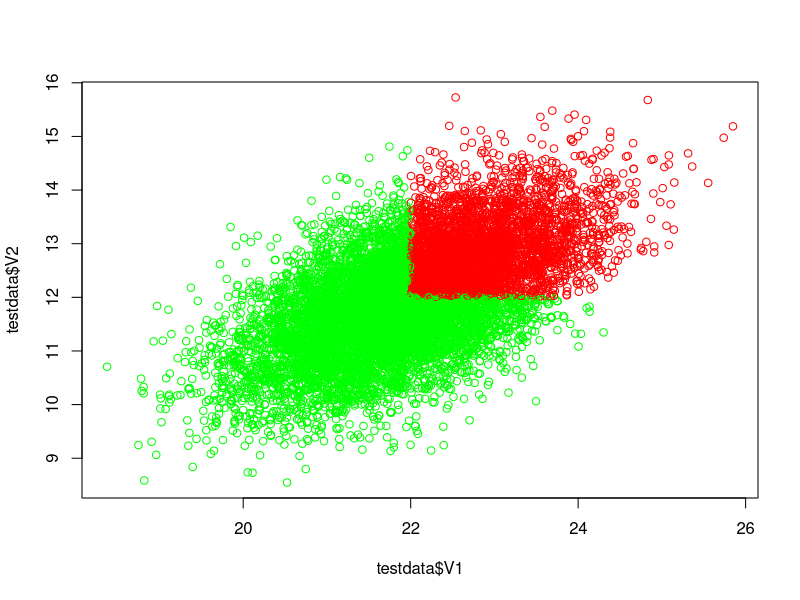
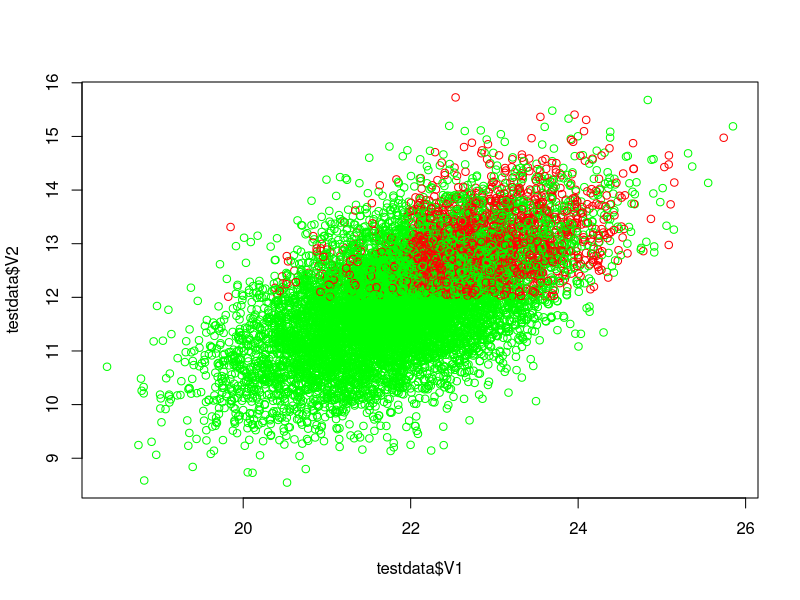
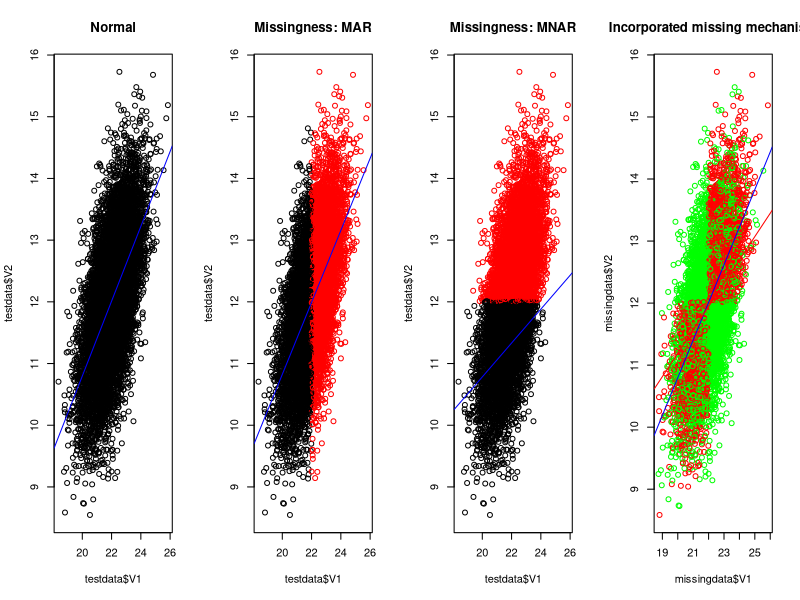
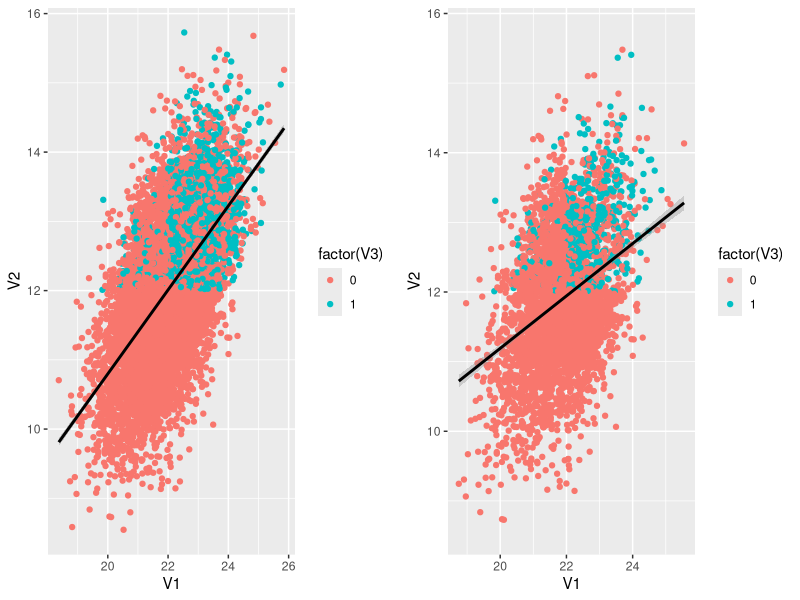

The R script that drew these images, in order: (Note: this script raises an error after producing the figures.)
# Setting working directory and loading libraries----
setwd("~/Applied Data Science/Thesis")

# import packages
library(lattice)
library(mice)
library(tidyverse)

## simulate dataset----

set.seed(2022)
#options(scipen=999)

# randomly generate a dataset to be our complete dataset


testdata <- as.data.frame(MASS::mvrnorm(n = 10000, 
                                        mu = c(22, 12, 0),      # V1   V2   V3
                                        Sigma = matrix(data = c(1.0, 0.6, 0.4, 
                                                                0.6, 1.0, 0.5, 
                                                                0.4, 0.5, 1.0), 
                                                       nrow = 3, 
                                                       byrow = T)))
summary(testdata)

# People falling in a certain region have a a higher probabilityof Y = 1
condition = testdata$V1>median(testdata$V1) & testdata$V2>median(testdata$V2)
condition2 = testdata$V1<median(testdata$V1) & testdata$V2>median(testdata$V2)
# plot
plot(testdata$V1, testdata$V2, col = ifelse(condition, 'red', 'green'))

# generate binomial variable for V3
testdata$V3 = ifelse(condition,rbinom(nrow(testdata[condition,]), size = 1, prob = 0.5),
                     ifelse(condition2,rbinom(nrow(testdata[condition2,]), size = 1, prob = 0.1), 0))
plot(testdata$V1, testdata$V2, col = ifelse(testdata$V3==1,'red', 'green'))


# visualize missing mechanism plotting data points----
par(mfrow=c(1,4))
# no missingness
plot(testdata$V1, testdata$V2, main = 'Normal')
abline(lm(testdata$V2~testdata$V1), col = 'blue')
# MAR
plot(testdata$V1, testdata$V2, col = ifelse(testdata$V1>median(testdata$V1),'red','black'), main = 'Missingness: MAR')
abline(lm(testdata$V2[testdata$V1<median(testdata$V1)]~testdata$V1[testdata$V1<median(testdata$V1)], data = testdata), col = "blue")
# MNAR
plot(testdata$V1, testdata$V2, col = ifelse(testdata$V2>median(testdata$V2),'red','black'), main = 'Missingness: MNAR')
abline(lm(testdata$V2[testdata$V2<median(testdata$V2)]~testdata$V1[testdata$V2<median(testdata$V2)], data = testdata), col = "blue")

# create MAR+MNAR missingness mechanism and ampute ----

# first split the complete data, before amputing
set.seed(2022)
samp = sample(seq_len(floor(nrow(testdata)*0.8)))
test.data = testdata[-samp,] # this the test data that has not been amputed

# we will now ampute
missingdata = testdata[samp,]

# defining missing mechanisms
missing.mechanism1 = missingdata$V2<median(missingdata$V2) & missingdata$V1<median(missingdata$V1)
missing.mechanism2 = missingdata$V2>median(missingdata$V2) & missingdata$V1>median(missingdata$V1)
missinglist = ifelse(missing.mechanism1, rbinom(nrow(missingdata[missing.mechanism1,]), 1, 0.5),
                     ifelse(missing.mechanism2, rbinom(nrow(missingdata[missing.mechanism1,]), 1, 0.7),0))

# visualize
plot(missingdata$V1, missingdata$V2, col = ifelse(missinglist==1, 'red', 'green'),
     main = 'Incorporated missing mechanism')
abline(lm(testdata$V2~testdata$V1), col = "blue")

# Ampute (univariate missingness)
missingdata$V1[missinglist==1] = NA
abline(lm(missingdata$V2~missingdata$V1), col = "red")

sum(is.na(missingdata$V1)) # 3422 missing values created

# final visual comparison of complete datasets and amputed dataset
ggpubr::ggarrange(ggplot(testdata, aes(V1, V2, col = factor(V3))) + geom_point() + geom_smooth(col='black', method = 'lm'), 
                  ggplot(missingdata, aes(V1, V2, col = factor(V3))) + geom_point() + geom_smooth(col='black', method = 'lm'))



## MI ----

N = sum(is.na(missingdata$V1))
miss = data[is.na(missingdata$V1),]
n.imp = 100
results = matrix(nrow = n.imp, ncol = 3) %>% data.frame()
colnames(results) = c('C.statistic', '95%CI.lower', '95%CI.upper')


for (i in 1:n.imp){
    # copy missing data
    data.copy = missingdata
    
    # create imputation model
    imp.model = lm(V1~factor(V3, c(0,1))+V2, data=data.copy)
    
    #drawing coefficients from a multivariate Student-t distribution
    betas <- rmt(N, mean=imp.model$coef, S=vcov(imp.model), df=imp.model$df.residual)
    
    # retrieve linear predictors
    predictors = model.matrix(formula(paste("~", 'factor(V3, c(0,1))+V2')), data=miss)
    
    # empty imputations object to store imputed values
    imputations = NULL
    
    # matrix multiply predictors with betas for j subjects
    # + add noise by drawing from residual distribution
    for (j in 1:N){
        imp.value = (predictors[j,] %*% betas[j,]) + sample(imp.model$residuals, 1)
        #imp.prob.value = 1/(1+exp(-predictors[j,] %*% betas[j,]))
        imputations = append(imputations, imp.value)
        #probs = append(probs, imp.prob.value)
    }
    
    #imputations = rbinom(n = N, size = 1, prob = probs)
    # Impute data
    data.copy$V1[is.na(data.copy$V1)] = imputations
    
    # Use imputed data to fit a prediction model
    pred.model = glm(factor(V3, c(0,1))~V2+V1, family = 'binomial', data.copy)
    # predict
    preds = predict(pred.model, type = 'response', newdata = test.data)
    
    # calculate C-statistic and corresponding 95%CI 
    ROC = pROC::roc(test.data$V3, preds)
    C <- pROC::auc(ROC)
    ci = pROC::ci(C)
    
    # store estimates and CI
    results[i, 1] <-  C
    results[i, c(2,3)] <- ci
    
}

# inspect results
summary(results)

par(mfrow=c(1,3))
# plot histogram
hist(results$C.statistic, freq = F, breaks = 30, main = 'Distribution of C-statistic')
# plot densityplot
dens <- density(results$C.statistic)
lines(dens, col = 'red')

#logit transformation of the c-statistics
logit.C =  log(results$C.statistic/(1 - results$C.statistic))

# plot histogram
hist(logit.C, freq = F, breaks = 30, main = 'Distribution of logit transformed C-statistic')
# plot densityplot
dens <- density(logit.C)
lines(dens, col = 'red')

#logit transformation of the c-statistics
arcsine.C =  asin(sqrt(results$C.statistic))

# plot histogram
hist(arcsine.C, freq = F, breaks = 30, main = 'Distribution of arcsine transformed C-statistic')
# plot densityplot
arcsine.dens <- density(arcsine.C)
lines(arcsine.dens, col = 'red')










## Rubin's rules----


## pooled estimates is just the average:
beta = results$Estimate %>% mean()

# The SE for the pooled regression coefficient estimate is retrieved using Rubin's rules
Qbar <- results$Estimate %>% mean()
U <- sum(results$SE**2)/n.imp
B <- sum((results$Estimate - Qbar)**2)/(n.imp-1)
se.beta <- sqrt(U + (1+1/n.imp)*B)
# Inspect
c(beta=beta,se.beta=se.beta)


# univariate amputation with 10 percent missing----
result <- ampute(testdata, prop = 0.1, patterns=c(0,1,1), mech = 'MAR')
result$amp$V1
# inspect missingness patterns
mypatterns <- result$patterns
mypatterns


# multivariate amputation----
# add missingesness patterns
mypatterns[2, 1] <- 0
mypatterns <- rbind(mypatterns, c(0, 1, 0))

# define frequency of missingness patterns
myfreq <- c(0.7, 0.1, 0.1, 0.1)

# define weights
myweights <- result$weights
myweights[1, ] <- c(0, 0.8, 0.4)
myweights[3, ] <- c(3.0, 1.0, 0)

#the type of logistic probability distribution that is applied to the weighted sum scores

# Ampute again

result <- ampute(testdata, freq = myfreq, 
                 patterns = mypatterns, mech = "MAR")
result

